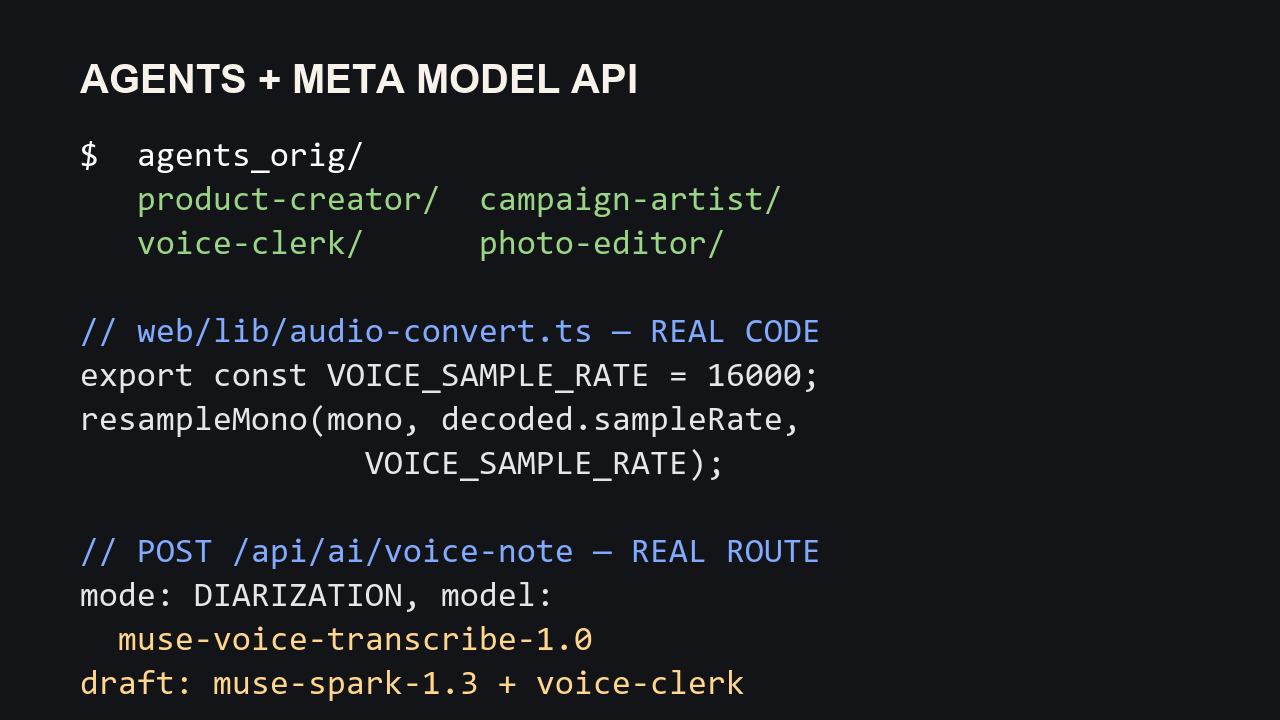

The script that saved this image:
"""Render a 1280x720 dark code card from REAL repo excerpts for scene 7."""
import pathlib

from PIL import Image, ImageDraw, ImageFont

WORK = pathlib.Path(__file__).resolve().parent
REPO = WORK.parent.parent
FONT = "C:/Windows/Fonts/consola.ttf"

LINES = [
    ("$  agents_orig/", (255, 255, 255)),
    ("   product-creator/  campaign-artist/", (153, 213, 133)),
    ("   voice-clerk/      photo-editor/", (153, 213, 133)),
    ("", (255, 255, 255)),
    ("// web/lib/audio-convert.ts — REAL CODE", (130, 170, 255)),
    ("export const VOICE_SAMPLE_RATE = 16000;", (230, 230, 230)),
    ("resampleMono(mono, decoded.sampleRate,", (230, 230, 230)),
    ("               VOICE_SAMPLE_RATE);", (230, 230, 230)),
    ("", (255, 255, 255)),
    ("// POST /api/ai/voice-note — REAL ROUTE", (130, 170, 255)),
    ("mode: DIARIZATION, model:", (230, 230, 230)),
    ("  muse-voice-transcribe-1.0", (255, 214, 140)),
    ("draft: muse-spark-1.3 + voice-clerk", (255, 214, 140)),
]


def main() -> None:
    img = Image.new("RGB", (1280, 720), (18, 20, 24))
    dr = ImageDraw.Draw(img)
    font = ImageFont.truetype(FONT, 34)
    title = ImageFont.truetype("C:/Windows/Fonts/arialbd.ttf", 40)
    dr.text((80, 56), "AGENTS + META MODEL API", font=title, fill=(247, 242, 234))
    y = 140
    for text, color in LINES:
        dr.text((80, y), text, font=font, fill=color)
        y += 44
    out = WORK / "codecard.png"
    img.save(out)
    print("wrote", out.name)


if __name__ == "__main__":
    main()
